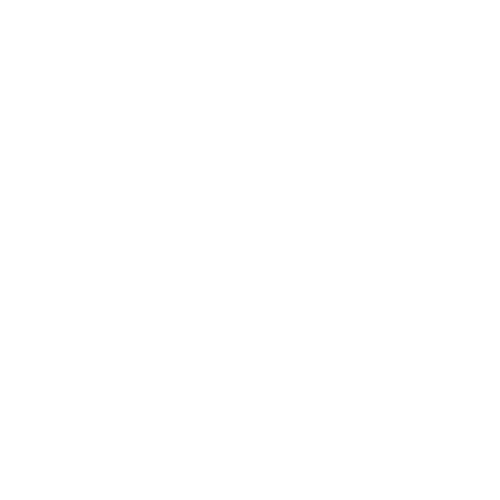
Frame 1 (no input)
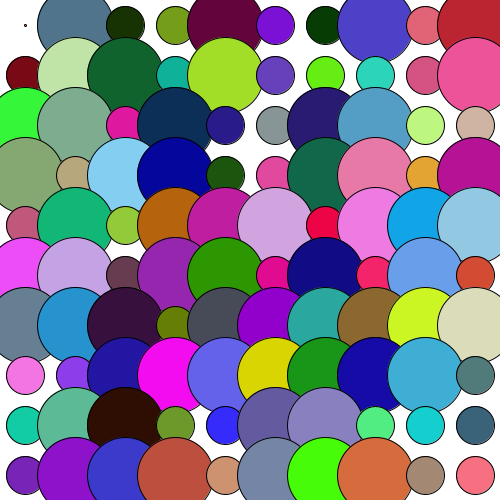
Frame 60 (the mouse pressed at the canvas centre just before this capture)
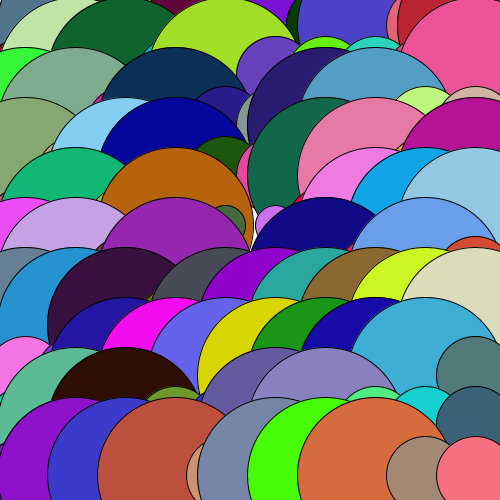
Frame 120 (the mouse held since frame 60 and released just before this capture)

The Processing sketch that drew these frames (run headless with seeded random() and noise(); from frame 60 on, the mouse is pressed at the canvas centre):

// Processing sketch: processing_168892
// ── processing_168892.pde

Circle circles[][] = new Circle[10][10];
int xspacing = 25;
int yspacing = 25;
int counter = 0;

void setup()
{
  size(500, 500);
  background(255);
  ellipseMode(CENTER);
  for (int i = 0; i < circles.length; i++)
  {
    xspacing = 25;
    for (int j = 0; j < circles.length; j++)
    {
      circles[i][j] = new Circle(xspacing, yspacing);
      xspacing = xspacing + 50;
    }
    yspacing = yspacing + 50;
  }
}

void draw()
{
  
  background(255);
  for (int i = 0; i < circles.length; i++)
  {
    for (int j = 0; j < circles.length; j++)
    {
      circles[i][j].display();
    }
  }

  for (int a = 0; a < circles.length; a++)
  {
    for (int b = 0; b < circles.length; b++)
    {
      circles[a][b].mouse(mouseX, mouseY);
    }
  }



  if (counter == 3)
  {
    for (int k = 0; k < circles.length; k++)
    {
      for (int f = 0; f < circles.length; f++)
      {
        circles[k][f].grow();
      }
    }
    counter = 0;
  }
  counter = counter + 1;
}

class Circle
{
 int x;
int y;
int r = 0;
int growth = int(random(1,3));
color c = color(random(0,255),random(0,255),random(0,255));

Circle(int tempx, int tempy)
{
  x = tempx;
  y = tempy;
}
 
 void display()
{
  fill(c);
  ellipse(x,y, r*2,r*2); 
}

void grow()
{

 
  r = r + growth;

}

void mouse(float mx, float my)
{
  float distance = dist(x,y,mx,my);
  if(distance < r)
  {
    c = color(random(0,255),random(0,255),random(0,255));
    growth = int(random(1,3));
   r = 0; 
  }
}


  
  
  
  
  
  
  
}
